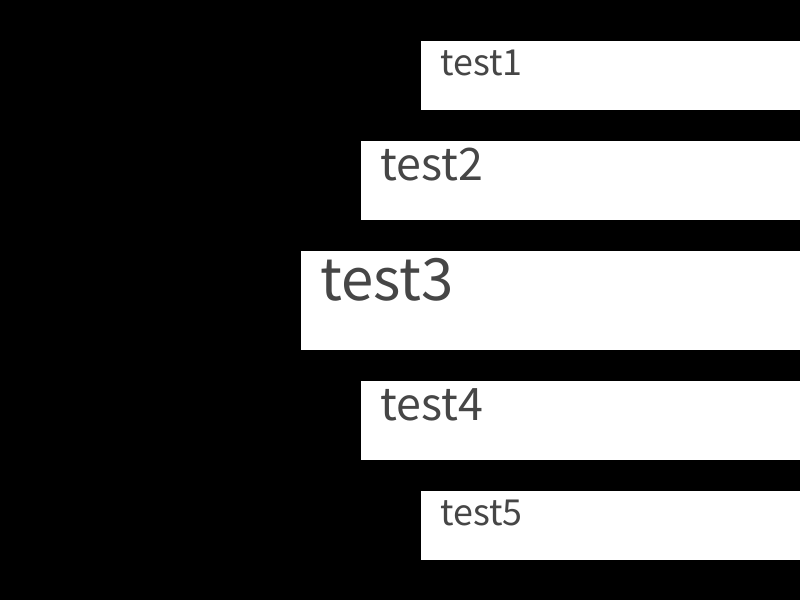
Frame 1 (no input)
Frame 60 (the mouse pressed at the canvas centre just before this capture): identical to frame 1, image omitted
Frame 120 (the mouse held since frame 60 and released just before this capture): identical to frame 1, image omitted

The Processing sketch that drew this single still picture (run headless with seeded random() and noise(); from frame 60 on, the mouse is pressed at the canvas centre):

// Processing sketch: selection
// ── selection.pde
static final int X_PO = 0;
static final int Y_PO = 1;
static final int X_LE = 2;
static final int Y_LE = 3;

static final int TEXT_X    = 0;
static final int TEXT_Y    = 1;
static final int TEXT_SIZE = 2;

static final int ZERO    = 0;
static final int FIRST   = 1;
static final int SECOND  = 2;
static final int THIRD   = 3;
static final int FOURTH  = 4;
static final int FIFTH   = 5;
static final int SIXTH   = 6;

static final int NOW_CHOOSE =   0;
static final int X_LENGTH   = 650;
static final int MOVE       =   1;

static final float [] seven       = {480, -60, X_LENGTH, 60, ZERO};
static final float [] before_last = {420, 40, X_LENGTH, 70, FIRST};
static final float [] last        = {360, 140, X_LENGTH, 80, SECOND};//
static final float [] now         = {300, 250, X_LENGTH, 100, THIRD};// Y_PO 250~350
static final float [] next	 	  = {360, 380, X_LENGTH, 80, FOURTH};// Y_PO 380~460
static final float [] after_next  = {420, 490, X_LENGTH, 70, FIFTH}; // y_PO 490~560
static final float [] six         = {480, 600, X_LENGTH, 60, SIXTH};

static final float [] chooseBar   = {180, 230, X_LENGTH, 140};
  
static final float [] beforeToseven = {MOVE, map(MOVE, 0, seven[X_PO]-before_last[X_PO], 0, before_last[Y_PO]-seven[Y_PO]), 0, map(MOVE, 0, seven[X_PO]-before_last[X_PO], 0, before_last[Y_LE]-seven[Y_LE])};
static final float [] lastTobefore  = {MOVE, map(MOVE, 0, before_last[X_PO]-last[X_PO], 0, last[Y_PO]- before_last[Y_PO]), 0, map(MOVE, 0, before_last[X_PO]-last[X_PO], 0, last[Y_LE]-before_last[Y_LE])};
static final float [] nowTolast     = {MOVE, map(MOVE, 0, last[X_PO]-now[X_PO], 0, now[Y_PO]-last[Y_PO]), 0, map(MOVE, 0, last[X_PO]-now[X_PO], 0, now[Y_LE]-last[Y_LE])};
static final float [] nextTonow     = {MOVE, map(MOVE, 0, next[X_PO]-now[X_PO], 0, next[Y_PO]-now[Y_PO]), 0, map(MOVE, 0, next[X_PO]-now[X_PO], 0, now[Y_LE]-last[Y_LE])};
static final float [] afterTonext   = {MOVE, map(MOVE, 0, after_next[X_PO]-next[X_PO], 0, after_next[Y_PO]-next[Y_PO]), 0, map(MOVE, 0, after_next[X_PO]-next[X_PO], 0, next[Y_LE]-after_next[Y_LE])};
static final float [] sixToafter    = {MOVE, map(MOVE, 0, six[X_PO]-after_next[X_PO], 0, six[Y_PO]-after_next[Y_PO]), 0, map(MOVE, 0, six[X_PO]-after_next[X_PO], 0, after_next[Y_LE]-six[Y_LE])};

static final float [] text0 	 = {seven[X_PO]+20       , (2*seven[Y_PO] + seven[Y_LE])/2             , 35};
static final float [] text1 	 = {before_last[X_PO]+20 , (2*before_last[Y_PO] + before_last[Y_LE])/2 , 40};
static final float [] text2 	 = {last[X_PO]+20        , (2*last[Y_PO] + last[Y_LE])/2               , 50};
static final float [] text3 	 = {now[X_PO]+20         , (2*now[Y_PO] + now[Y_LE])/2                 , 65};
static final float [] text4 	 = {next[X_PO]+20        , (2*next[Y_PO] + next[Y_LE])/2               , 50};
static final float [] text5  	 = {after_next[X_PO]+20  , (2*after_next[Y_PO] + after_next[Y_LE])/2   , 40};
static final float [] text6  	 = {six[X_PO]+20         , (2*six[Y_PO] + six[Y_LE])/2                 , 35};

static final float [] chooseText = {chooseBar[X_PO]+20   , (2*chooseBar[Y_PO] + chooseBar[Y_LE])/2     , 70};

static final float [] text1_0 = {MOVE, map(MOVE, 0, text0[TEXT_X]-text1[TEXT_X], 0, text1[TEXT_Y]-text0[TEXT_Y]), map(MOVE, 0, text0[TEXT_X]-text1[TEXT_X], 0, text1[TEXT_SIZE]-text0[TEXT_SIZE])};
static final float [] text2_1 = {MOVE, map(MOVE, 0, text1[TEXT_X]-text2[TEXT_X], 0, text2[TEXT_Y]-text1[TEXT_Y]), map(MOVE, 0, text1[TEXT_X]-text2[TEXT_X], 0, text2[TEXT_SIZE]-text1[TEXT_SIZE])};
static final float [] text3_2 = {MOVE, map(MOVE, 0, text2[TEXT_X]-text3[TEXT_X], 0, text3[TEXT_Y]-text2[TEXT_Y]), map(MOVE, 0, text2[TEXT_X]-text3[TEXT_X], 0, text3[TEXT_SIZE]-text2[TEXT_SIZE])};
static final float [] text4_3 = {MOVE, map(MOVE, 0, text4[TEXT_X]-text3[TEXT_X], 0, text4[TEXT_Y]-text3[TEXT_Y]), map(MOVE, 0, text4[TEXT_X]-text3[TEXT_X], 0, text3[TEXT_SIZE]-text4[TEXT_SIZE])};
static final float [] text5_4 = {MOVE, map(MOVE, 0, text5[TEXT_X]-text4[TEXT_X], 0, text5[TEXT_Y]-text4[TEXT_Y]), map(MOVE, 0, text5[TEXT_X]-text4[TEXT_X], 0, text4[TEXT_SIZE]-text5[TEXT_SIZE])};
static final float [] text6_5 = {MOVE, map(MOVE, 0, text6[TEXT_X]-text5[TEXT_X], 0, text6[TEXT_Y]-text5[TEXT_Y]), map(MOVE, 0, text6[TEXT_X]-text5[TEXT_X], 0, text5[TEXT_SIZE]-text6[TEXT_SIZE])};

static final int DOWNWARDS  = -1; // mouse goes down pic goes up
static final int WHEELSTOP  =  0;
static final int UPWARDS    =  1; // mouse goes up pic goes down
static final int CHOOSE     =  2;

int global_wheel = WHEELSTOP;

String [] testText = {"test11", "test1", "test2", "test3", "test4", "test5", "test6", "test7", "test8", "test9", "test10"};
int textMidIdx = 3;
boolean addFlag = false;
boolean minFlag = false;
int topStatus;
int bottomStatus;

int RANGE = testText.length;

class Bars
{
	float x_p;     //bars's x coordinate
	float y_p;     //bars's y coordinate
	float x_l;	   //bars's x length
	float y_l;     //bars's y length

	int initstatus;
	int status;    //bars's position
	/***************************
		FIRST    before_last
		SECOND   last
		THIRD    now
		FOURTH   next
		FIFTH    after_next
		SIXTH    six
	****************************/
	int wheelStatus;

	float textsize;

	String str;
	String lastString;
	String nextString;

	int lastIdx;
	int nextIdx;

	boolean allowTogetinitStatus;


	Bars(float x_p, float y_p, float x_l, float y_l, int status, float textsize)
	{
		this.x_p 	  = x_p;
		this.y_p 	  = y_p;
		this.x_l 	  = x_l;
		this.y_l 	  = y_l;
		this.status   = status;
		this.textsize = textsize;

		wheelStatus = WHEELSTOP;
		initstatus  = status;

		allowTogetinitStatus = false;

	}

	void update(int status, int idx)
	{
		//println("in: " + status);
		switch(wheelStatus)
		{	
			case UPWARDS:
				switch(status)
				{
					case ZERO:
						x_p -= beforeToseven[X_PO];
						y_p += beforeToseven[Y_PO];
						y_l += beforeToseven[Y_LE];

						textSize(textsize+=text1_0[TEXT_SIZE]);

						if(round(y_p) >= (int) before_last[Y_PO])
						{
							this.status = FIRST;
							textsize    = text1[TEXT_SIZE];
							minFlag     = true;
						}
					break;
					case FIRST:
						x_p -= lastTobefore[X_PO];
						y_p += lastTobefore[Y_PO];
						y_l += lastTobefore[Y_LE];

						textSize(textsize+=text2_1[TEXT_SIZE]);

						if(round(y_p) >= (int)last[Y_PO])
						{
							this.status = SECOND;
							textsize    = text2[TEXT_SIZE];
						}
					break;
					case SECOND:
						x_p -= nowTolast[X_PO];
						y_p += nowTolast[Y_PO];
						y_l += nowTolast[Y_LE];

						textSize(textsize+=text3_2[TEXT_SIZE]);

						if(round(y_p) >= (int)now[Y_PO])
						{
							this.status = THIRD;
							textsize    = text3[TEXT_SIZE];
						}
					break;
					case THIRD:
						x_p += nextTonow[X_PO];
						y_p += nextTonow[Y_PO];
						y_l -= nextTonow[Y_LE];

						textSize(textsize-=text4_3[TEXT_SIZE]);

						if(round(y_p) >= (int)next[Y_PO])
						{
							this.status = FOURTH;
							textsize    = text4[TEXT_SIZE];
						}
					break;
					case FOURTH:
						x_p += afterTonext[X_PO];
						y_p += afterTonext[Y_PO];
						y_l -= afterTonext[Y_LE];

						textSize(textsize-=text5_4[TEXT_SIZE]);

						if(round(y_p) >= (int)after_next[Y_PO])
						{
							this.status = FIFTH;
							textsize    = text5[TEXT_SIZE];
						}
					break;
					case FIFTH:
						x_p += sixToafter[X_PO];
						y_p += sixToafter[Y_PO];
						y_l -= sixToafter[Y_LE];

						textSize(textsize-=text6_5[TEXT_SIZE]);

						if(round(y_p) >= (int)six[Y_PO])
						{
							this.status = ZERO;
							x_p = seven[X_PO];
							y_p = seven[Y_PO];
							y_l = seven[Y_LE];
							textsize    = text0[TEXT_SIZE];
							allowTogetinitStatus = true;
						}
					break;
					case SIXTH:
						textSize(1);
						//str = null;
					break;
				}
			break;

			//MouseWheel down picture up
			case DOWNWARDS:
				//println(status);
				switch(status)
				{
					case FIRST:	
						x_p += beforeToseven[X_PO];
						y_p -= beforeToseven[Y_PO];
						y_l -= beforeToseven[Y_LE];
						
						textSize(textsize-=text1_0[TEXT_SIZE]);
						
						if(round(y_p) <= (int)seven[Y_PO])
						{
							this.status = SIXTH;
							x_p = six[X_PO];
							y_p = six[Y_PO];
							y_l = six[Y_LE];
							textsize = text6[TEXT_SIZE];
							allowTogetinitStatus = true;
						}

					break;
					case SECOND:
						x_p += lastTobefore[X_PO];
						y_p -= lastTobefore[Y_PO];
						y_l -= lastTobefore[Y_LE];
						
						textSize(textsize-=text2_1[TEXT_SIZE]);
						
						if(round(y_p) <= (int)before_last[Y_PO])
						{
							this.status = FIRST;
							textsize    = text1[TEXT_SIZE];
						}
					break;
					case THIRD:
						x_p += nowTolast[X_PO];
						y_p -= nowTolast[Y_PO];
						y_l -= nowTolast[Y_LE];

						textSize(textsize-=text3_2[TEXT_SIZE]);

						if(round(y_p) <= (int)last[Y_PO])
						{
							this.status = SECOND;
							textsize    = text2[TEXT_SIZE];
						}
					break;
					case FOURTH:
						x_p -= nextTonow[X_PO];
						y_p -= nextTonow[Y_PO];
						y_l += nextTonow[Y_LE];

						textSize(textsize+=text4_3[TEXT_SIZE]);

						if(round(y_p) <= (int)now[Y_PO])
						{
							this.status = THIRD;
							textsize    = text3[TEXT_SIZE];
						}
					break;
					case FIFTH:
						x_p -= afterTonext[X_PO];
						y_p -= afterTonext[Y_PO];
						y_l += afterTonext[Y_LE];

						textSize(textsize+=text5_4[TEXT_SIZE]);

						if((round(y_p) <= (int)next[Y_PO]))
						{
							this.status = FOURTH;
							textsize    = text4[TEXT_SIZE];
						}
					break;
					case SIXTH:
						if(lastIdx == -1)
							lastIdx = 6;
						
						x_p -= sixToafter[X_PO];
						y_p -= sixToafter[Y_PO];
						y_l += sixToafter[Y_LE];
						
						textSize(textsize+=text6_5[TEXT_SIZE]);

						if(round(y_p) <= (int)after_next[Y_PO])
						{
							this.status = FIFTH;
							textsize    = text5[TEXT_SIZE];
							addFlag = true;
						}
					break;
				}
			break;

			case WHEELSTOP:
				switch(status)
				{
					case ZERO:
						x_p = seven[X_PO];
						y_p = seven[Y_PO];
						y_l = seven[Y_LE];
						this.status = ZERO;
						textsize    = text0[TEXT_SIZE];
						textSize(text0[TEXT_SIZE]);
						topStatus = idx;
					break;
					case FIRST:
						x_p = before_last[X_PO];
						y_p = before_last[Y_PO];
						y_l = before_last[Y_LE];
						this.status = FIRST;
						textsize    = text1[TEXT_SIZE];
						textSize(text1[TEXT_SIZE]);
					break;
					case SECOND:
						x_p = last[X_PO];
						y_p = last[Y_PO];
						y_l = last[Y_LE];
						this.status = SECOND;
						textsize    = text2[TEXT_SIZE];
						textSize(text2[TEXT_SIZE]);
					break;
					case THIRD:
						x_p = now[X_PO];
						y_p = now[Y_PO];
						y_l = now[Y_LE];
						this.status = THIRD;
						textsize    = text3[TEXT_SIZE];
						textSize(text3[TEXT_SIZE]);
					break;
					case FOURTH:
						x_p = next[X_PO];
						y_p = next[Y_PO];
						y_l = next[Y_LE];
						this.status = FOURTH;
						textsize    = text4[TEXT_SIZE];
						textSize(text4[TEXT_SIZE]);
					break;
					case FIFTH:
						x_p = after_next[X_PO];
						y_p = after_next[Y_PO];
						y_l = after_next[Y_LE];
						this.status = FIFTH;
						textsize    = text5[TEXT_SIZE];
						textSize(text5[TEXT_SIZE]);
					break;
					case SIXTH:
						x_p = six[X_PO];
						y_p = six[Y_PO];
						y_l = six[Y_LE];
						this.status = SIXTH;
						textsize    = text6[TEXT_SIZE];
						textSize(text6[TEXT_SIZE]);
						bottomStatus = idx;
					break;
				}
			break;
		}
	}

	void draw()
	{
		fill(255);
		rect(x_p, y_p, x_l, y_l);
		writeString(str);
		//textAlign(CENTER);
	}

	void writeString(String str)
	{
		// println(str + " " + textsize);
		fill(70);
		if(str != null)
		{
			text(str, x_p+20, (2*y_p+y_l)/2);
		}
	}

	void changeWheelstate(int state)
	{
		wheelStatus = state;
	}

	void insertString(String text)
	{
		str = text;
	}

	void giveString(String str)
	{
		this.str = str;
	}

	int getinitStatus()
	{	
		if(allowTogetinitStatus)
		{
			allowTogetinitStatus = false;
			return initstatus;
		}
		else
		{
			//println("permission " + status +  " deny!!");
			return -1;		
		}
	}

	int getStatus()
	{
		return status;
	}

	String getStr()
	{
		return str;
	}

}

class Selection
{
	Bars [] bars;

	int r, g, b;
	int state;

	int left;
	int right;

	boolean hasWheelMove;
	boolean chooseSong;

	Selection()
	{
		r = 0;
		g = 0;
		b = 0;

		left = 0;
		right = 7;

		state = 0;

		bars = new Bars[7];
		bars[0] = new Bars(seven[X_PO]       , seven[Y_PO]       , seven[X_LE]       , seven[Y_PO]       , ZERO   , text0[TEXT_SIZE]);
		bars[1] = new Bars(before_last[X_PO] , before_last[Y_PO] , before_last[X_LE] , before_last[Y_LE] , FIRST  , text1[TEXT_SIZE]);
		bars[2] = new Bars(last[X_PO]        , last[Y_PO]        , last[X_LE]        , last[Y_LE]        , SECOND , text2[TEXT_SIZE]);
		bars[3] = new Bars(now[X_PO]         , now[Y_PO]         , now[X_LE]         , now[Y_LE]         , THIRD  , text3[TEXT_SIZE]);
		bars[4] = new Bars(next[X_PO]        , next[Y_PO]        , next[X_LE]        , next[Y_LE]        , FOURTH , text4[TEXT_SIZE]);
		bars[5] = new Bars(after_next[X_PO]  , after_next[Y_PO]  , after_next[X_LE]  , after_next[Y_LE]  , FIFTH  , text5[TEXT_SIZE]);
		bars[6] = new Bars(six[X_PO]         , six[Y_PO]         , six[X_LE]         , six[X_PO]         , SIXTH  , text6[TEXT_SIZE]);

		hasWheelMove = false;
		chooseSong = false;

	}

	void backgroundColor()
	{
		background(r, g, b);
	}

	void test()
	{
		rect(seven[X_PO]       , seven[Y_PO]       , seven[X_LE]       , seven[Y_PO]);
		rect(before_last[X_PO] , before_last[Y_PO] , before_last[X_LE] , before_last[Y_LE]);
		rect(last[X_PO]        , last[Y_PO]        , last[X_LE]        , last[Y_LE]);
		rect(now[X_PO]         , now[Y_PO]         , now[X_LE]         , now[Y_LE]); //main
		rect(next[X_PO]        , next[Y_PO]        , next[X_LE]        , next[Y_LE]);
		rect(after_next[X_PO]  , after_next[Y_PO]  , after_next[X_LE]  , after_next[Y_LE]);
		rect(six[X_PO]         , six[Y_PO]         , six[X_LE]         , six[X_PO]);
		textSize(65);
		fill(50);
		text("test", now[X_PO]+20, (2*now[Y_PO] + now[Y_LE])/2);
		textSize(50);
		text("test", last[X_PO]+20, (2*last[Y_PO] + last[Y_LE])/2);
		text("test", next[X_PO]+20, (2*next[Y_PO] + next[Y_LE])/2);
		textSize(40.5);
		text("test", before_last[X_PO]+20, (2*before_last[Y_PO] + before_last[Y_LE])/2);
		text("test", after_next[X_PO]+20, (2*after_next[Y_PO] + after_next[Y_LE])/2);
	}

	void update()
	{
		for(int k = ZERO ; k <= SIXTH ; k++)
		{	
			//bars[k].giveString(testText[i++]);
			bars[k].update(bars[k].getStatus(), k);
			bars[k].draw();
		}
		// if(i == 5)
		// 	println(bars[i].getStatus());
	}

	void insertString(int i, int j)
	{
		int tmp_l = selection.getLeft();

		if(tmp_l + 1 == RANGE)
		{
			tmp_l = -1;
		}

		int tmp_r = selection.getRight();
		if(tmp_r - 1 == -1)
		{
			tmp_r = RANGE;
		}
		switch(global_wheel)
		{	
			case DOWNWARDS:
				for(int k = ZERO ; k <= SIXTH ; k++)
				{
					if(bars[k].getinitStatus() != -1)
					{
						// println("left: " + left);
						// println("right: " + right);
						//println(bars[topStatus].getStr());
						bars[k].insertString(testText[right]);
						//if(isWheelMove())
						//{
						bars[topStatus].insertString(testText[tmp_l+1]);
						//}
						println("topStatus " + topStatus + " " + bars[topStatus].getStr());
						println("bottomStatus " + bottomStatus + " " + bars[bottomStatus].getStr());
					}
				}
			break;
			case UPWARDS:
				for(int k = ZERO ; k <= SIXTH ; k++)
				{
					if(bars[k].getinitStatus() != -1)
					{
						// println("left: " + left);
						// println("right: " + right);
						//println(bars[bottomStatus].getStr());
						bars[k].insertString(testText[left]);
						//if(isWheelMove())
						//{
						bars[bottomStatus].insertString(testText[tmp_r-1]);
						//}
						println("topStatus " + topStatus + " " + bars[topStatus].getStr());
						println("bottomStatus " + bottomStatus + " " + bars[bottomStatus].getStr());
					}
				}
			break;
			// case WHEELSTOP:
			// 	println("topStatus: " + topStatus + " " + bars[topStatus].getStr());
			// 	println("bottomStatus: " + bottomStatus + " " + bars[bottomStatus].getStr());
			// break;
		}
	}

	void deal()
	{
		if(global_wheel == UPWARDS)
		{
			check();
		}
		for(int i = ZERO ; i <= SIXTH ; i++)
		{
			insertString(getLeft(), getRight());
		}
		if(global_wheel == DOWNWARDS)
		{
			check();
		}
	}

	void acTOchoose()
	{
		chooseSong = true;
	}

	void draw(int k)
	{
		//if(k == bottomStatus)
		//{
		println(k);
		//}

		// println(bars[k].textsize);
		if(k != bottomStatus)
		{
			bars[k].draw();
		}
		// if(i == 5)
		// 	println(bars[i].getStatus());
	}

	void changeWheelstate(int i, int state)
	{
		bars[i].changeWheelstate(state);
	}

	String getStr(int i)
	{
		return bars[i].getStr();
	}

	int getLeft()
	{
		return left;
	}

	int getRight()
	{
		return right;
	}

	boolean isChoose()
	{
		return chooseSong;
	}

	void add()
	{
		switch(global_wheel)
		{
			case DOWNWARDS:
				left++;
				right++;
				textMidIdx++;
				if(left == RANGE)
				{
					left = 0;
				}
				if(right == RANGE)
				{
					right = 0;
				}
				if(textMidIdx == RANGE)
				{
					textMidIdx = 0;
				}
			break;
			case UPWARDS:
				left--;
				right--;
				textMidIdx--;
				//println("left: " + left);
				if(left == -1)
				{
					left = RANGE-1;
				}
				if(right == -1)
				{
					right = RANGE-1;
				}
				if(textMidIdx == -1)
				{
					textMidIdx = RANGE-1;
				}
			break;
		}
	}

	void init(int left, int right)
	{
		for(int k = ZERO ; k <= SIXTH ; k++)
		{
			if(left == RANGE)
			{
				left = 0;
			}
			println(left);
			println(testText[left]);
			bars[k].giveString(testText[left++]);
			//println()
		}
		hasWheelMove = false;
		update();
		deal();
	}

	void wheeelMoveinit()
	{
		hasWheelMove = false;
	}

	void wheelMove()
	{
		hasWheelMove = true;
	}

	boolean isWheelMove()
	{
		return hasWheelMove;
	}

	void print()
	{
		for(int i = 0 ; i < 7 ; i++)
		{
			println(i + ": " + bars[i].getStr());
		}
	}

	void check()
	{
		if(addFlag)
		{	
			addFlag = false;
			add();
		}
		if(minFlag)
		{
			minFlag = false;
			add();
		}
	}

	void wheelCheck(MouseEvent event)
	{
		selection.state += event.getCount();

	if(selection.state >= 1)
	{
		selection.state = 1;
		global_wheel    = DOWNWARDS;
		println("-------------------------DOWNWARDS-------------------------------");
		// println("left: " + selection.getLeft() + " " + testText[selection.getLeft()]);
		// println("right: " + selection.getRight() + " " + testText[selection.getRight()]);
		for(int i = 0 ; i < 7 ; i++)
		{
			selection.changeWheelstate(i, DOWNWARDS);
		}
	}
	else if(selection.state <= -1)
	{
		selection.state = -1;
		global_wheel    = UPWARDS;
		println("--------------------------UPWARDS-------------------------------");
		// println("left: " + selection.getLeft() + " " + testText[selection.getLeft()]);
		// println("right: " + selection.getRight() + " " + testText[selection.getRight()]);
		for(int i = 0 ; i < 7 ; i++)
		{
			selection.changeWheelstate(i, UPWARDS);
		}
	}
	else if(selection.state == 0)
	{
		selection.wheelMove();
		global_wheel = WHEELSTOP;
		selection.state = 0;
		println("--------------------------WHEELSTOP-------------------------------");
		// println("left: " + selection.getLeft() + " " + testText[selection.getLeft()]);
		// println("right: " + selection.getRight() + " " + testText[selection.getRight()]);
		for(int i = 0 ; i < 7 ; i++)
		{
			selection.changeWheelstate(i, WHEELSTOP);
		}
		println("topStatus: " + topStatus + " " + selection.getStr(topStatus));
		println("bottomStatus: " + bottomStatus + " " + selection.getStr(bottomStatus));
		selection.print();
	}
	}

	void click()
	{
		if(global_wheel == WHEELSTOP)
		{
			if(mouseButton == LEFT)
			{
				if(mouseX >= now[X_PO] && mouseX <= 800 && mouseY >= now[Y_PO] && mouseY <= (now[Y_PO] + now[Y_LE]))
				{
					fill(255);
					rect(chooseBar[X_PO], chooseBar[Y_PO], chooseBar[X_LE], chooseBar[Y_LE]);
					fill(30);
					textSize(chooseText[TEXT_SIZE]);
					text(testText[textMidIdx], chooseText[X_PO], chooseText[Y_PO]);
					acTOchoose();
					global_wheel = CHOOSE;
				}
			}
		}
		else if(global_wheel == CHOOSE)
		{
			if(mouseButton == LEFT)
			{
				if(mouseX >= chooseBar[X_PO] && mouseX <= 800 && mouseY >= chooseBar[Y_PO] && mouseY <= (chooseBar[Y_PO] + chooseBar[Y_LE]))
				{
					if(isChoose())
					{
						println("Success To Choose!!!");
					}
					else
					{
						println("Pressed Bar First");
					}
				}
			}
			if(mouseButton == RIGHT)
			{
				if(mouseX >= chooseBar[X_PO] && mouseX <= 800 && mouseY >= chooseBar[Y_PO] && mouseY <= (chooseBar[Y_PO] + chooseBar[Y_LE]))
				{
					global_wheel = WHEELSTOP;
				}
			}
		}	
	}
}

Selection selection;


//////////for testing////////////
void setup()
{
	frameRate(120);
	selection = new Selection();

	size(800, 600);
	selection.backgroundColor();
	selection.init(selection.getLeft(), selection.getRight());
	//selection.print();
}

void mouseWheel(MouseEvent event)
{
	selection.wheelCheck(event);
	// selection.state += event.getCount();

	// if(selection.state >= 1)
	// {
	// 	selection.state = 1;
	// 	global_wheel    = DOWNWARDS;
	// 	println("-------------------------DOWNWARDS-------------------------------");
	// 	// println("left: " + selection.getLeft() + " " + testText[selection.getLeft()]);
	// 	// println("right: " + selection.getRight() + " " + testText[selection.getRight()]);
	// 	for(int i = 0 ; i < 7 ; i++)
	// 	{
	// 		selection.changeWheelstate(i, DOWNWARDS);
	// 	}
	// }
	// else if(selection.state <= -1)
	// {
	// 	selection.state = -1;
	// 	global_wheel    = UPWARDS;
	// 	println("--------------------------UPWARDS-------------------------------");
	// 	// println("left: " + selection.getLeft() + " " + testText[selection.getLeft()]);
	// 	// println("right: " + selection.getRight() + " " + testText[selection.getRight()]);
	// 	for(int i = 0 ; i < 7 ; i++)
	// 	{
	// 		selection.changeWheelstate(i, UPWARDS);
	// 	}
	// }
	// else if(selection.state == 0)
	// {
	// 	selection.wheelMove();
	// 	global_wheel = WHEELSTOP;
	// 	selection.state = 0;
	// 	println("--------------------------WHEELSTOP-------------------------------");
	// 	// println("left: " + selection.getLeft() + " " + testText[selection.getLeft()]);
	// 	// println("right: " + selection.getRight() + " " + testText[selection.getRight()]);
	// 	for(int i = 0 ; i < 7 ; i++)
	// 	{
	// 		selection.changeWheelstate(i, WHEELSTOP);
	// 	}
	// 	println("topStatus: " + topStatus + " " + selection.getStr(topStatus));
	// 	println("bottomStatus: " + bottomStatus + " " + selection.getStr(bottomStatus));
	// 	selection.print();
	// }
}

void mousePressed()
{
	selection.click();
}

void draw()
{
	if(global_wheel != CHOOSE)
	{
		selection.backgroundColor();
		selection.update();
	//selection.print();

		selection.deal();
	}
	else
	{
		//selection.click();
	}
}



//////////for testing////////////
